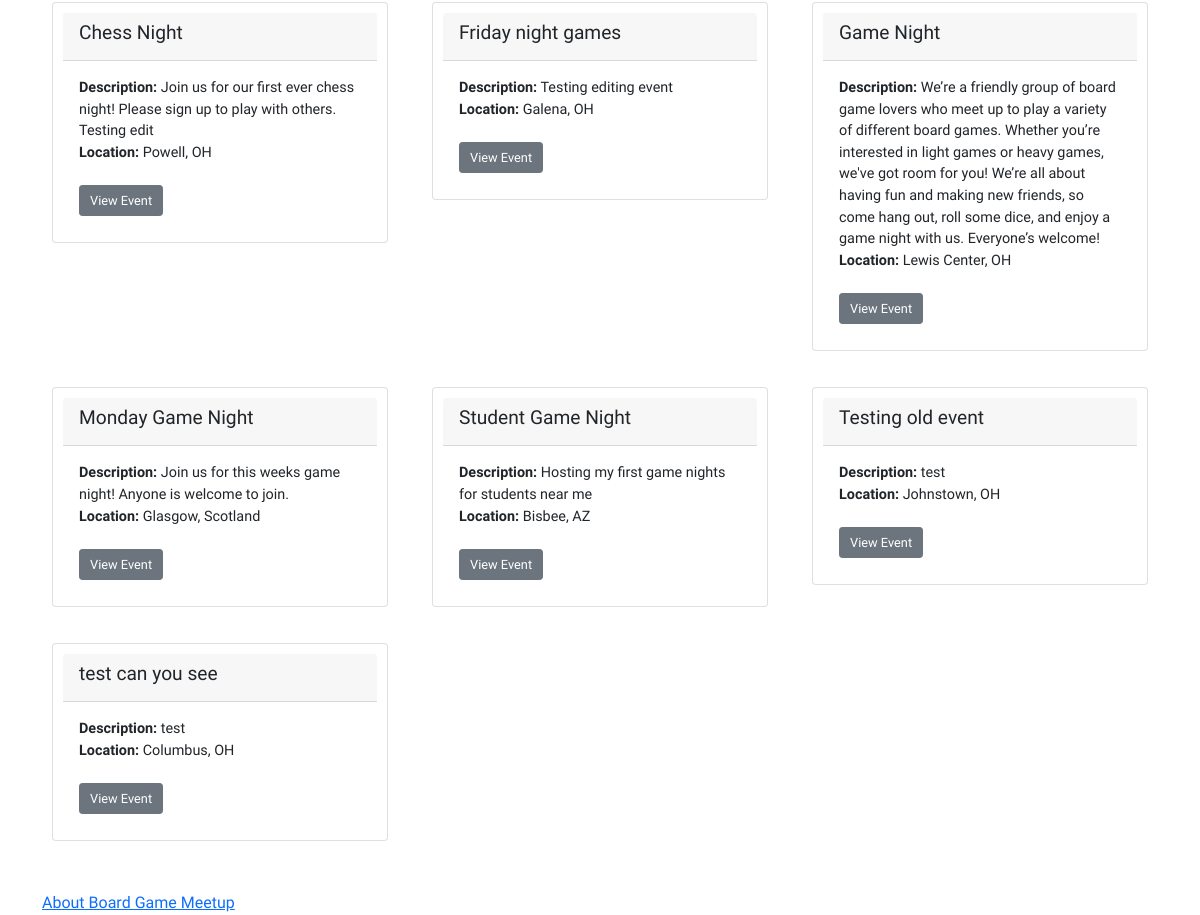
/ (lower part), run on an earlier commit of the app's database.
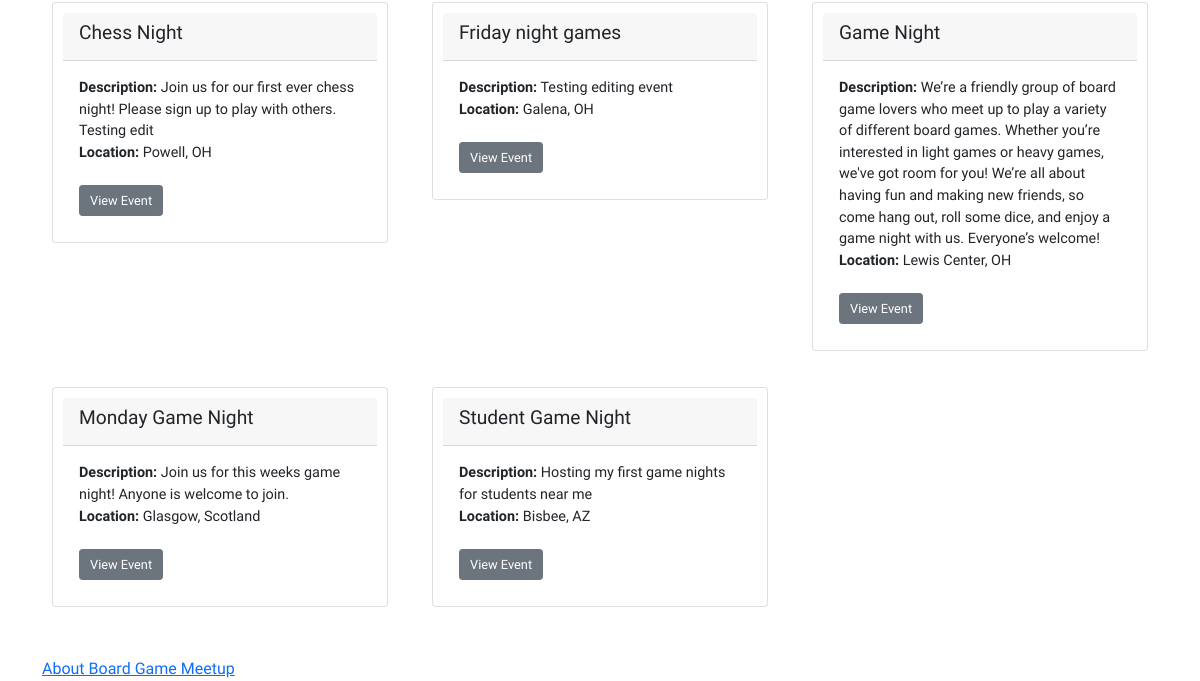
And on a later commit of the database.
### boardgame/models.py (models this page shows, shortened)
class Event(models.Model):
    group = models.ForeignKey(Group, on_delete=models.CASCADE)
    title = models.CharField(max_length=100)
    description = models.TextField()
    date_time = models.DateTimeField()
    attendees = models.ManyToManyField(User, through='EventAttendance')
    event_image = models.ImageField(upload_to='event_images/', null=True, blank=True)
    categories = models.ManyToManyField(Category, related_name='events', blank=True)
    tags = models.ManyToManyField(Tag, related_name='events', blank=True)
    nominations_open = models.BooleanField(default=True)
    signups_open = models.BooleanField(default=False)
    admin_only_nominations = models.BooleanField(default=False)
    skip_nominations = models.BooleanField(default=False)

class EventLocation(models.Model):
    event = models.OneToOneField('Event', on_delete=models.CASCADE)
    address = models.CharField(max_length=255)
    city = models.CharField(max_length=100)
    sublocality = models.CharField(max_length=100, blank=True)  # neighborhoods or sublocalities
    state = models.CharField(max_length=100, blank=True, null=True)  # Nullable state field
    postcode = models.CharField(max_length=20)
    country = models.CharField(max_length=20)
    latitude = models.DecimalField(max_digits=9, decimal_places=6, blank=True, null=True)
    longitude = models.DecimalField(max_digits=9, decimal_places=6, blank=True, null=True)

### boardgame/views.py (the view)
# urls.py: path("",views.home, name="home"),
def home(request):
    group_list = Group.objects.all().select_related('grouplocation').order_by('name')
    event_list = Event.objects.all().select_related('eventlocation').order_by('title')
    user_groups = None
    user_events = None
    user = request.user
    if user.is_authenticated:
        user_groups = GroupMembers.objects.filter(user=user).select_related('group')
        user_events = EventAttendance.objects.filter(user=user).select_related('event')
    context = {
        'groups': group_list,
        'events': event_list,
        'user_groups': user_groups,
        'user_events': user_events,
    }
    return render(request, 'boardgame/home.html', context=context)

### boardgame/templates/boardgame/home.html (shortened to what this page needs)
{% extends 'boardgame/base.html' %}
{% load static %}
{% block content %}
<head>
    <link rel="stylesheet" type="text/css" href="{% static 'boardgame/style.css' %}">
</head>
<body>
    <div>
        {% if not user.is_authenticated %}
        <div>
            {% if events %}
            <div class="row">
                {% for event in events %}
                <div class="col-md-4 mb-3">
                    <div class="card">
                        <div class="card-header">
                            <h4>{{ event.title }}</h4>
                        </div>
                        <div class="card-body">
                            <p class="card-text">
                                <b>Description:</b> {{ event.description }}<br />
                                <b>Location:</b> {{ event.eventlocation.city }}{% if event.eventlocation.state %}, {{ event.eventlocation.state }}{% endif %}<br /><br />
                                <a href="{% url 'event_details' event.id %}" class="btn btn-secondary btn-sm">View Event</a>
                            </p>
                        </div>
                    </div>
                </div>
                {% endfor %}
            </div>
            {% else %}
            <strong>There are no events present.</strong>
            {% endif %}
        </div>
        {% endif %}
        <br>
        <div>
            <a href="/boardgame/about/">About Board Game Meetup</a><br />
        </div>
    </div>
</body>
{% endblock %}

What changed in the data, as far as the page shows it:
removed Event: title "Testing old event", description "test", eventlocation.city "Johnstown", eventlocation.state "OH"
removed Event: title "test can you see", description "test", eventlocation.city "Columbus", eventlocation.state "OH"
